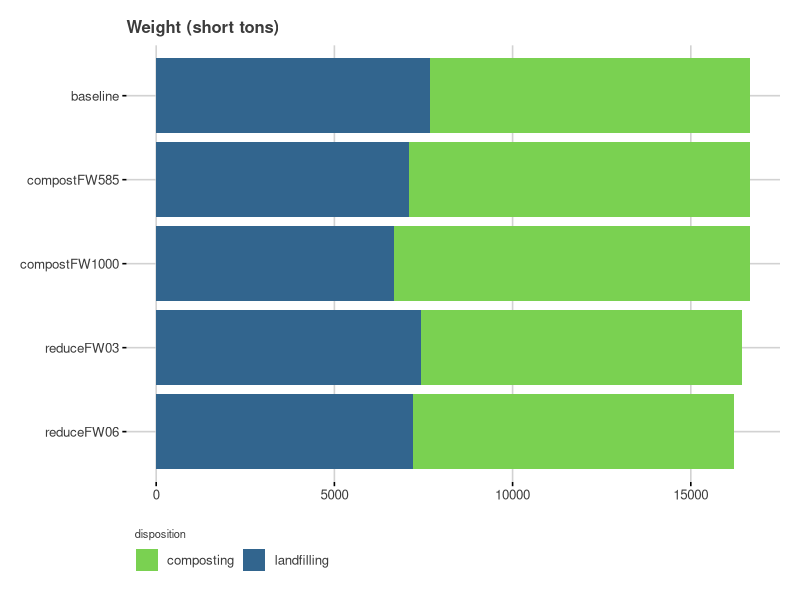
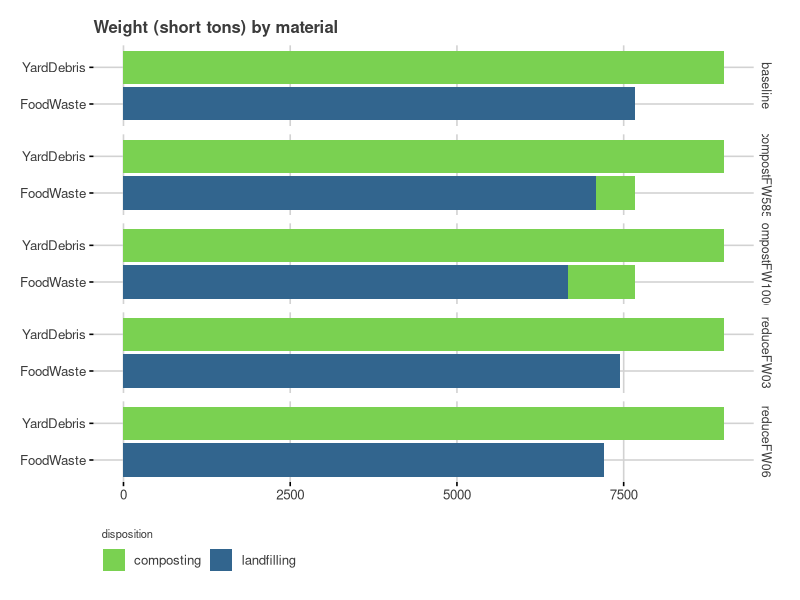
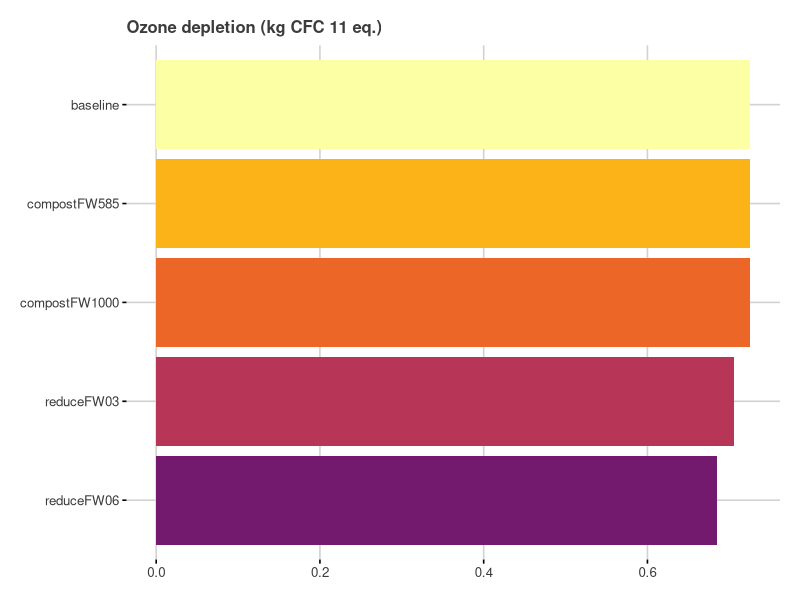
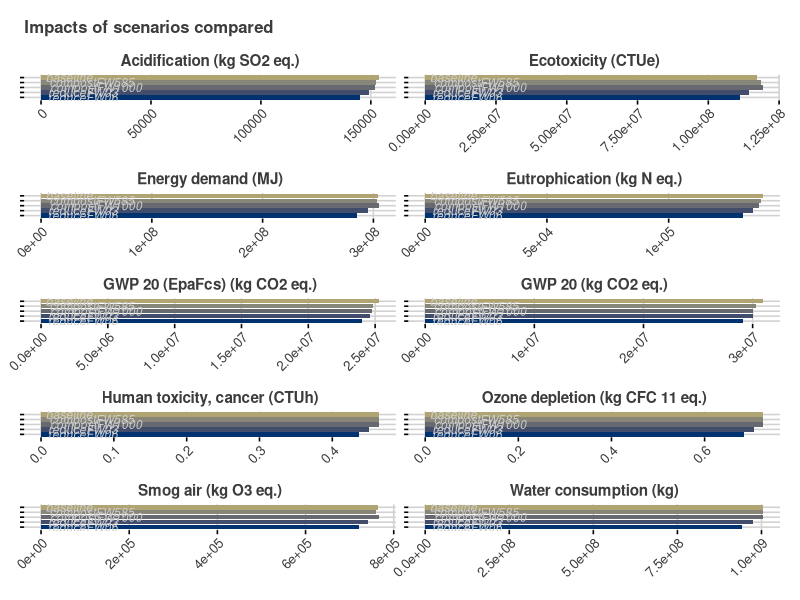
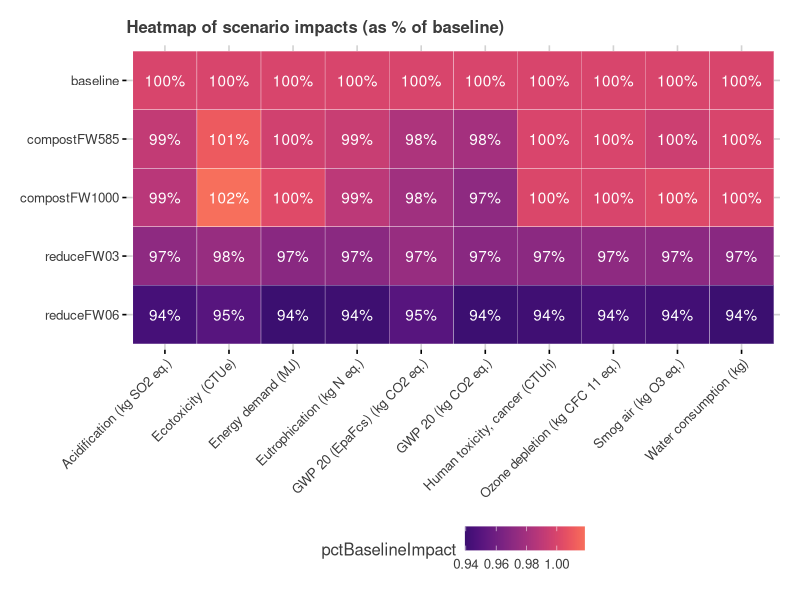
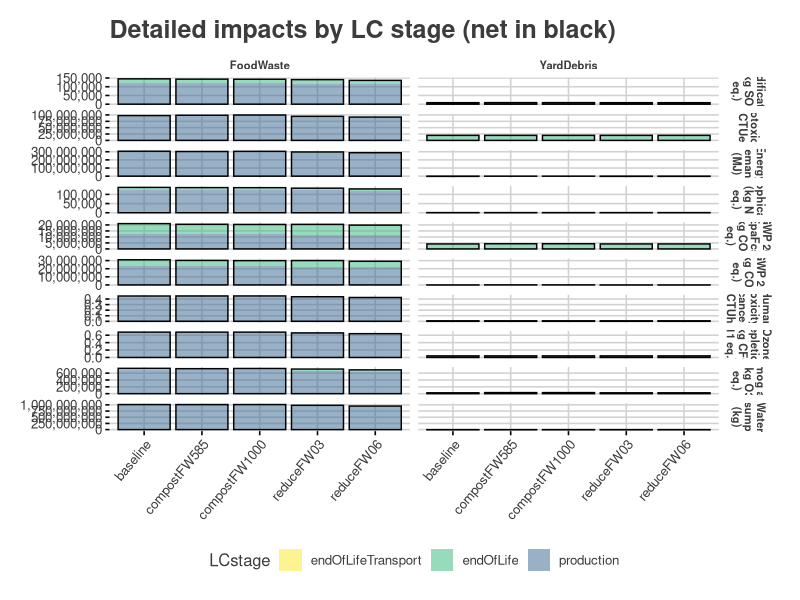
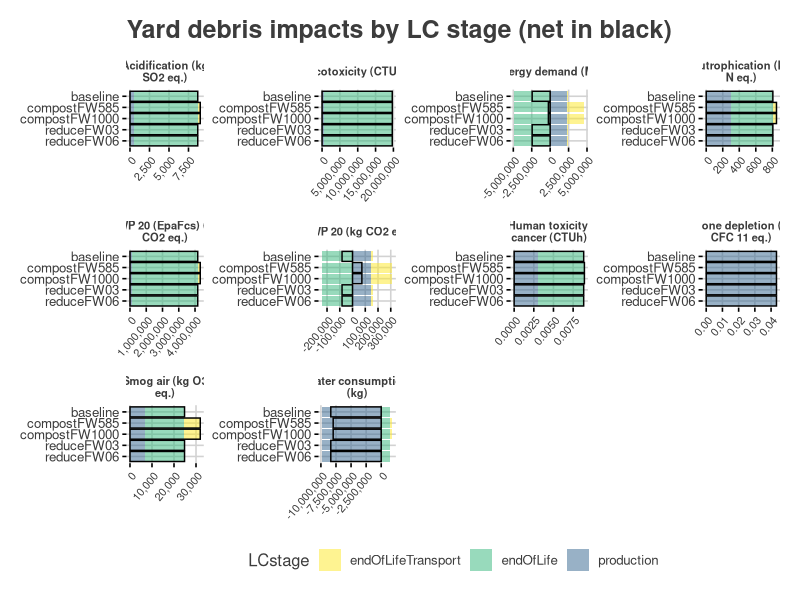
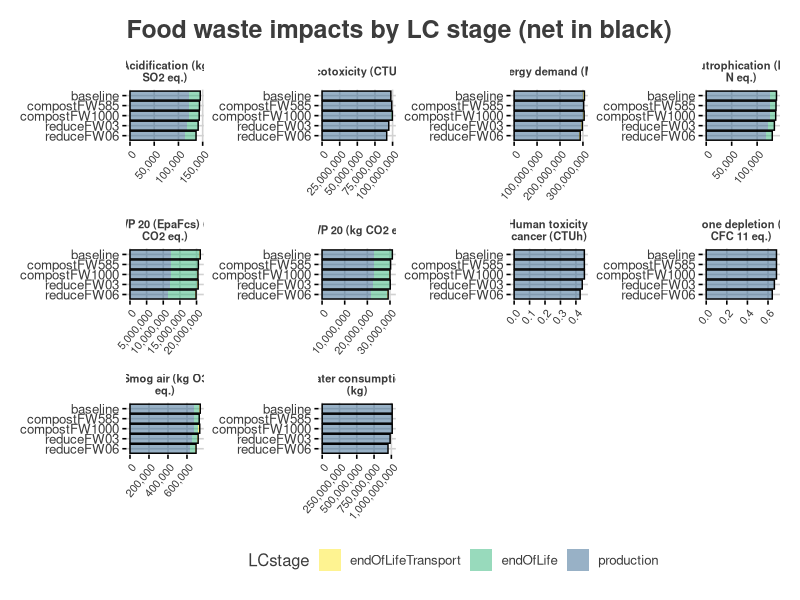

The R source for these figures, in order:
## ---- chunk 1
# checking working directory
getwd()

# loading packages useful for the analysis
library(tidyverse)  # many useful functions for data management
library(ggthemes)   # some themes for plotting
library(scales)     # useful functions for labeling charts
library(knitr)      # helps generate formatted output of various kinds
library(rmarkdown)  # converts RMarkdown documents to other formats
library(viridis)    # nice & accessible color schemes
library(svglite)    # helps write charts to SVG files
## ---- chunk 2
# loading the mass profile data into an R data frame
massProfiles <-
  read.csv(
    file = "massProfiles.csv", 
    header = TRUE, 
    stringsAsFactors = FALSE  
  )
# a formatted printout
kable(
  massProfiles, 
  caption="massProfiles for Anytown's analysis of food waste"
)
## ---- chunk 3
str(massProfiles)
## ---- chunk 4
massProfiles %>%
  group_by(scenario) %>%
  summarize(
    tonsGenerated=sum(tons),
    recoveredTons=sum(ifelse(umbDisp=="recovery",tons,0))
    ) %>%
  mutate(
    weightBasedRecoveryRate=round(recoveredTons/tonsGenerated,2)
    ) %>%
  kable()
## ---- chunk 5
impactFactorsAll <-
  read.csv(
    file = "../impactFactors/distributable/impactFactors.csv", 
    header = TRUE, 
    stringsAsFactors = FALSE  #
  )
kable(impactFactorsAll %>% head(20))
## ---- chunk 6
# learning the materials in the massProfiles table and 
# saving them as a vector of string values
materialNamesToUse <-
  massProfiles %>%
  select(material) %>%
  distinct() %>%
  pull(material)

# doing the same thing for disposition names
dispositionNamesToUse <-
  massProfiles %>%
  select(disposition) %>%
  distinct() %>%
  pull(disposition)
# need to keep production impacts too
dispositionNamesToUse <-
  c("production",dispositionNamesToUse) 

# creating a list of impactCategories to use
allImpactCategories <-
  impactFactorsAll %>% select(impactCategory) %>% distinct %>% pull()
impactCategoriesToUse <-
  setdiff(
    allImpactCategories, 
    c(
      "GWP 100",
      "GWP 100 (EpaFcs)",
      "GWP 100 (Slash)",
      "GWP 20 (Slash)",
      "Human health particulate air",
      "Human toxicity, non-cancer"
      )
  )

# for the sake of brevity in printouts for this 
# example analysis,
# limiting the impactFactors to the materials and 
# dispositions in massProfiles, and ten impact 
# categories.  In regular usage there is no
# need to do such filtering -- the impactFactors 
# data frame may be left complete.
impactFactors <-
  impactFactorsAll %>%
  filter(
    material %in% materialNamesToUse &
      disposition %in% dispositionNamesToUse &
      impactCategory %in% impactCategoriesToUse
  ) %>%
  # there are also several diagnostic columns that may be 
  # removed for the sake of this example analysis.. see the
  # technical overview for their meaning.
  select(
    -corporateSource, -impactCategoryLong, 
    -gabiExportDate, -wicImportDate
  ) %>%
  # sorting it for easier reading
  arrange(impactCategory, material, LCstage, disposition)
# a formatted printout of 20 random lines
kable(
  impactFactors %>% sample_n(20),
  caption="20 random lines of Anytown's impactFactors table"
)
## ---- chunk 7
# checking for rows of impactFactors that might be duplicates
# and printing a summary sentence
print(
  paste(
    "There are ",
    impactFactors %>%
      group_by(material, LCstage, disposition, impactCategory) %>%
      summarise(myCount=n()) %>% # number of rows in each group
      filter(myCount != 1) %>% # keep only rows where count <> 1
      nrow(),
    " rows in impactFactors that need to be inspected for duplicates.",
    sep=""
  )
)
## ---- chunk 8
# copy end-of-life tons and label them as production tons
tempProductionMasses <-
  massProfiles %>%
  mutate(
    disposition="production",
    umbDisp="production",
    miles=NA
  )
# add the production tons to the end-of-life tons
massProfilesPlus <-
  bind_rows(
    massProfiles,
    tempProductionMasses
  ) %>%
  # sort the new, larger table
  arrange(
    scenario, wasteshed, material, disposition
  )
rm(tempProductionMasses) # remove temporary table
## ---- chunk 9
print(
  paste(
    "Total tonnage in massProfiles is ",
    sum(massProfiles$tons),
    ".",
    sep=""
  )
)

print(
  paste(
    "Total tonnage in massProfilesPlus is ",
    sum(massProfilesPlus$tons),
    ".",
    sep=""
  )
)

massProfilesPlus %>% 
  group_by(scenario) %>%
  summarise(
    prodTons=sum(ifelse(umbDisp=="production",tons,0)),
    eolTons=sum(ifelse(umbDisp!="production",tons,0))
  ) %>%
  print()

## ---- chunk 10
impactsInDetail <-
  # joining all impact factors relevant to massProfiles
  left_join(  # important: use left_join not full_join
    massProfilesPlus,
    impactFactors,
    by = c("material", "disposition")
  ) %>%
  # calculating impacts with special considerations 
  # for end-of-life transport impacts
  mutate(
    # if miles is missing replace it with default value
    miles = ifelse(is.na(miles), impliedMiles, miles),
    # calculate impact 
    impact =
      case_when(
        LCstage != "endOfLifeTransport" ~ tons*impactFactor,
        LCstage == "endOfLifeTransport" ~
          tons*(miles/impliedMiles)*impactFactor
      )
  ) %>%
  arrange(impactCategory, scenario, material, LCstage, disposition)
## ---- chunk 11
kable(
  impactsInDetail %>% 
    filter(impactCategory==sample(impactCategoriesToUse, 1)),
  caption="impactsInDetail for a single impactCategory"
)
## ---- chunk 12
impactsInDetail %>%
  group_by(LCstage, scenario) %>%
  summarise(tons=sum(tons)) %>%
  arrange(scenario, LCstage) %>%
  kable()
## ---- chunk 13
impactsInDetail %>% 
  filter(is.na(impactFactor) | impactFactor==0) %>%
  nrow()
impactsInDetail %>%
  filter(is.na(impact)) %>%
  nrow()
impactsInDetail %>%
  filter(is.na(tons)) %>%
  nrow()
  
## ---- chunk 14
# most abundant materials in the wastestream, in order
materialSortOrder <-
  massProfiles %>%
  group_by(material) %>%
  summarise(tons=sum(tons)) %>%
  arrange(desc(tons)) %>%
  pull(material)
# a table of impact categories combined with units
# (for use in chart labels)
impactLabels <-
  impactFactors %>%
  select(impactCategory, impactUnits) %>%
  distinct() %>%
  mutate(
    impactLabel = 
      paste(
        impactCategory,
        " (",
        impactUnits,
        ")",
        sep=""
      )
  )
# a custom graphic theme for charts, inspired by 
# the fivethirtyeight theme
theme_539 <- function() {
  theme_fivethirtyeight() +
  theme(
    rect=element_rect(fill="transparent"),
    panel.grid = element_blank(),
    axis.ticks = element_line()
  )
}

# making an ordered list of scenarios, where "baseline" is first
scenarioOrder <- 
  c(
    "baseline",
    setdiff(
        massProfiles %>% 
        select(scenario) %>% 
        distinct() %>% 
        pull(scenario),
      "baseline")
  )
## ---- chunk 15
# summing weights by disposition for each scenario
tempWeightData1 <- 
  impactsInDetail %>%
  filter(
    LCstage == "endOfLife" & 
      impactCategory==sample(impactCategoriesToUse,1)
    ) %>% 
  group_by(scenario, disposition) %>% 
  summarise(tons=sum(tons)) %>%
  ungroup() %>%
  filter(tons != 0) %>%
  mutate(scenario= factor(scenario, levels=rev(scenarioOrder)))
kable(tempWeightData1)
## ---- chunk 16
tempWeightChart1 <-
  ggplot()+
  ggtitle("Weight (short tons)")+
  theme_539()+
  geom_bar(
    data = tempWeightData1,
    aes(x = scenario, y= tons, fill= disposition),
    color=NA,
    stat="identity"
  )+
  scale_fill_viridis(begin=0.32, end=0.8, discrete = TRUE, 
                     direction = -1)+
  coord_flip()+
  guides(fill=guide_legend(ncol=2, title.position = "top"))+
  theme(
    rect=element_rect(fill="transparent"),
    plot.title = element_text(size=12),
    legend.position="bottom",
    legend.title = element_text(size=8),
    legend.justification="left"
    )
# printing the chart to the current device
tempWeightChart1
# saving the chart as external files
ggsave("chart_output/weights.png")
ggsave("chart_output/weights.svg")
## ---- chunk 17
# summing weights by disposition for each scenario
tempWeightData2 <- 
  impactsInDetail %>%
  filter(
    LCstage == "endOfLife" & 
      impactCategory==sample(impactCategoriesToUse, 1)
    ) %>% # correct set for weight calculations
  group_by(scenario, material, disposition) %>% 
  summarise(tons=sum(tons)) %>%
  ungroup() %>%
  filter(tons != 0) %>%
  mutate(scenario= factor(scenario, levels=scenarioOrder))
kable(tempWeightData2)
## ---- chunk 18
tempWeightChart2 <-
  ggplot()+
  ggtitle("Weight (short tons) by material")+
  theme_539()+
  geom_bar(
    data = tempWeightData2,
    aes(x = material, y= tons, fill= disposition),
    color=NA,
    stat="identity"
  )+
  scale_fill_viridis(begin=0.32, end=0.8, discrete = TRUE, 
                     direction = -1)+
  coord_flip()+
  facet_grid(scenario~.)+
  guides(fill=guide_legend(ncol=2, title.position = "top"))+
  theme(
    rect=element_rect(fill="transparent"),
    plot.title = element_text(size=12),
    legend.position="bottom",
    legend.title = element_text(size=8),
    legend.justification="left",
    strip.text=element_text(size=9)
    )
# printing the chart to the current device
tempWeightChart2
# saving the chart as external files
ggsave("chart_output/weightsInd.png")
ggsave("chart_output/weightsInd.svg")
## ---- chunk 19
tempImpactData1 <-
  impactsInDetail %>%
  group_by(scenario, impactCategory, impactUnits) %>%
  summarise(impact=sum(impact)) %>%
  ungroup() %>%
  mutate(
    scenario = factor(scenario, levels = rev(scenarioOrder)),
    impactLabel = 
      paste(
        impactCategory,
        " (",
        impactUnits,
        ")",
        sep=""
      )
  ) 
kable(
  tempImpactData1,
  caption="summed impacts for each scenario and impactCategory"
)
## ---- chunk 20
# chose a single impactCategory at random
tempImpactCat0 <-
  impactLabels %>% sample_n(1)
tempImpactCat <-
  tempImpactCat0 %>% pull(impactCategory)
tempImpactLabel <-
  tempImpactCat0 %>% pull(impactLabel)

# get the impacts for that category
tempImpactChart1 <-
  ggplot()+
  ggtitle(tempImpactLabel)+
  theme_539()+
  geom_bar(
    data = 
      tempImpactData1 %>% 
        filter(impactCategory==tempImpactCat),
    aes(x = scenario, y= impact, fill=scenario),
    color=NA,
    stat="identity"
  )+
  scale_fill_viridis(begin=0.32, end=1, discrete = TRUE, option="B")+
  coord_flip()+
  guides(fill=guide_legend(ncol=2, title.position = "top"))+
  theme(
    rect=element_rect(fill="transparent"),
    plot.title = element_text(size=12),
    legend.position="none",
    legend.title = element_text(size=8),
    legend.justification="left"
    )
tempImpactChart1
ggsave("chart_output/impacts1.png")
ggsave("chart_output/impacts1.svg")
## ---- chunk 21
tempImpactChart1a <-
  ggplot()+
  ggtitle("Impacts of scenarios compared")+
  theme_539()+
  geom_bar(
    data = tempImpactData1,
    aes(x = scenario, y= impact, fill=scenario),
    color=NA,
    # size=2,
    stat="identity"
  )+
  geom_text(
    data=tempImpactData1,
    aes(x=scenario, y=0, label=scenario),
    color="gray80",
    size=3,
    fontface="italic",
    hjust=-0.1
  )+
  facet_wrap(~impactLabel, ncol=2, scales="free")+
  scale_fill_viridis(
    begin=0.1, end=0.7, discrete = TRUE, option="cividis"
  )+
  coord_flip()+
#  guides(fill=guide_legend(ncol=2, title.position = "top"))+
  theme(
    rect=element_rect(fill="transparent"),
    plot.title = element_text(size=12),
    legend.position="none",
    axis.text.x=element_text(angle=45, hjust=1),
    axis.text.y=element_blank(),
    strip.text = element_text(size=11, face="bold")
    )
tempImpactChart1a
ggsave("chart_output/impacts2.png") 
ggsave("chart_output/impacts2.svg")
## ---- chunk 22
tempImpactData3 <-
  tempImpactData1 %>% 
  filter(scenario=="baseline") %>%
  select(impactLabel, impact) %>%
  rename(baselineImpact=impact)
tempImpactData3a <-
  left_join(
    tempImpactData1,
    tempImpactData3,
    by= c("impactLabel")
  ) %>%
  mutate(
    pctBaselineImpact=impact/baselineImpact
  )
kable(tempImpactData3a, caption="heatmap data set")
## ---- chunk 23
tempImpactChart3 <-
  ggplot()+
  ggtitle("Heatmap of scenario impacts (as % of baseline)")+
  theme_539()+
  geom_tile(
    data=tempImpactData3a,
    aes(y=scenario, x=impactLabel, fill=pctBaselineImpact),
    color="white"
  )+
  geom_text(
    data=tempImpactData3a,
    aes(
      y=scenario, x=impactLabel, label=percent(pctBaselineImpact,1)
    ),
    color="white"
  )+
  scale_fill_viridis(begin=0.2, end=0.7, option="A")+
  theme(
    plot.title = element_text(size=12),
    rect=element_rect(fill="transparent"),
    panel.grid = element_blank(),
    axis.ticks = element_line(),
    axis.text.x = element_text(hjust=1, angle=45)
  )
tempImpactChart3
ggsave("chart_output/impacts4.png")
ggsave("chart_output/impacts4.svg")
## ---- chunk 24
# calculating detailed impacts by scenario, material, and LCstage
tempImpactData5 <-
  impactsInDetail %>%
  group_by(
    scenario, material, LCstage, impactCategory, impactUnits
  ) %>%
  summarise(impact=sum(impact)) %>%
  ungroup() %>%
  mutate(
    scenario = factor(scenario, levels = (scenarioOrder)),
    impactLabel = 
      paste(
        impactCategory,
        " (",
        impactUnits,
        ")",
        sep=""
      ),
    LCstage=
      factor(
        LCstage,
        levels=rev(c("production","endOfLife","endOfLifeTransport"))
      )
  ) 

# calculating the net totals by scenario and material
tempImpactData5b <-
  tempImpactData5 %>%
  group_by(scenario, material, impactCategory, impactUnits,
           impactLabel) %>%
  summarize(impact=sum(impact))
## ---- chunk 25
tempImpactChart5 <-
  ggplot()+
  ggtitle("Detailed impacts by LC stage (net in black)")+
  theme_539()+
  geom_bar(
    data=tempImpactData5,
    aes(x=scenario, y=impact, fill=LCstage),
    color=NA,
    stat="identity",
    alpha=0.5
  )+
  geom_bar(
    data=tempImpactData5b,
    aes(x=scenario, y=impact),
    stat="identity",
    fill=NA,
    color="black"
  )+
  scale_y_continuous(labels=comma)+
  #coord_flip()+
  facet_grid(
    facets = c("impactLabel","material"), 
    scales="free_y",
    labeller = labeller(impactLabel=label_wrap_gen(10))
  )+
  scale_fill_viridis(begin=0.32, end=1, discrete = TRUE, 
                     direction = -1)+
  theme(
    axis.text.x=element_text(angle=50, hjust=1, vjust=1),
    panel.background=element_blank(),
    panel.grid = element_blank(),
    strip.text=element_text(size=8, face="bold")
  )
tempImpactChart5
# saving the chart to a disk file
ggsave(filename = "chart_output/impacts5.png")
ggsave(filename = "chart_output/impacts5.svg")
## ---- chunk 26
tempImpactChart6 <-
  ggplot()+
  ggtitle("Yard debris impacts by LC stage (net in black)")+
  theme_539()+
  geom_bar(
    data=tempImpactData5 %>% 
      filter(material=="YardDebris") %>%
      mutate(
        scenario = factor(scenario, levels = rev(scenarioOrder)),
      ),
    aes(x=scenario, y=impact, fill=LCstage),
    color=NA,
    stat="identity",
    alpha=0.5
  )+
  geom_bar(
    data=tempImpactData5b %>% filter(material=="YardDebris"),
    aes(x=scenario, y=impact),
    stat="identity",
    fill=NA,
    color="black"
  )+
  scale_y_continuous(labels=comma)+
  coord_flip()+
  facet_wrap(
    facets="impactLabel",
    scales="free"
    ,
    labeller = labeller(impactLabel=label_wrap_gen(20))
  )+
  scale_fill_viridis(begin=0.32, end=1, discrete = TRUE, 
                     direction = -1)+
  theme(
    axis.text.x=element_text(size=8, angle=50, hjust=1, vjust=1),
    panel.background=element_blank(),
    panel.grid = element_blank(),
    strip.text=element_text(size=8, face="bold")
  )
tempImpactChart6
# saving the chart to a disk file
ggsave(filename = "chart_output/impacts6.png")
ggsave(filename = "chart_output/impacts6.svg")
## ---- chunk 27
tempImpactChart7 <-
  ggplot()+
  ggtitle("Food waste impacts by LC stage (net in black)")+
  theme_539()+
  geom_bar(
    data=tempImpactData5 %>% 
      filter(material=="FoodWaste") %>%
      mutate(
        scenario = factor(scenario, levels = rev(scenarioOrder)),
      )
    ,
    aes(x=scenario, y=impact, fill=LCstage),
    color=NA,
    stat="identity",
    alpha=0.5
  )+
  geom_bar(
    data=tempImpactData5b %>% filter(material=="FoodWaste"),
    aes(x=scenario, y=impact),
    stat="identity",
    fill=NA,
    color="black"
  )+
  scale_y_continuous(labels=comma)+
  coord_flip()+
  facet_wrap(
    facets="impactLabel",
    scales="free"
    ,
    labeller = labeller(impactLabel=label_wrap_gen(20))
  )+
  scale_fill_viridis(begin=0.32, end=1, discrete = TRUE, 
                     direction = -1)+
  theme(
    axis.text.x=element_text(size=8, angle=50, hjust=1, vjust=1),
    panel.background=element_blank(),
    panel.grid = element_blank(),
    strip.text=element_text(size=8, face="bold")
  )
tempImpactChart7
# saving the chart to a disk file
ggsave(filename = "chart_output/impacts7.png")
ggsave(filename = "chart_output/impacts7.svg")
